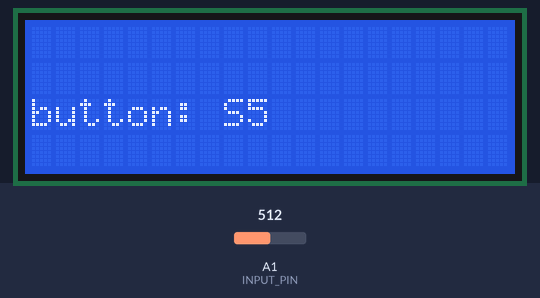
Bench run of a sketch on a simulated Arduino Uno, built with avr-gcc and run on an emulated ATmega328P. Parts: 20×4 character LCD. Inputs (shaded band) come from the test bench; at power-on: A1 (INPUT_PIN) = 512.

Above: at 1.2 s.
1.3 s: A1 (INPUT_PIN) set to 593
2.8 s: A1 (INPUT_PIN) set to 608
At 4.1 s:
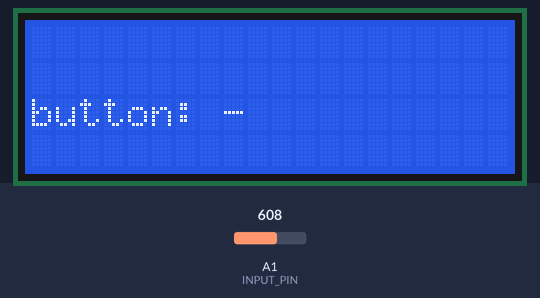
4.4 s: A1 (INPUT_PIN) set to 590
At 5.1 s:
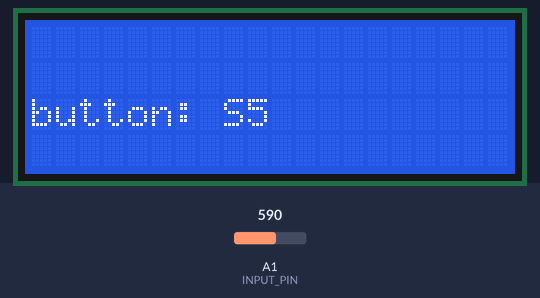
6.0 s: A1 (INPUT_PIN) set to 610
At 7.1 s:
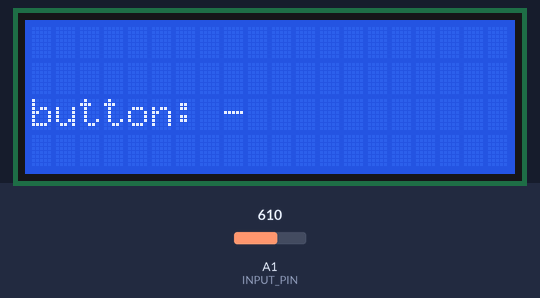
Timing chart, 0 to 8.6 s (numbered marks = the images above; inputs shaded):
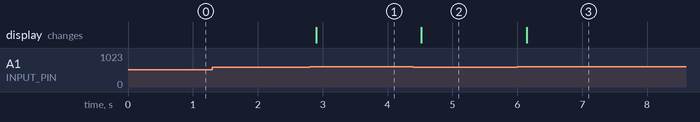

The sketch:

ex01-A5.ino
```cpp
#include <LiquidCrystal.h>

// LCD Connection
#define R_S 8
#define E   9
#define DB4 10
#define DB5 11
#define DB6 12
#define DB7 13

#define NUM_CHAR 20
#define NUM_LINES 4

#define INPUT_PIN A1

// LCD initialisieren
LiquidCrystal lcd(R_S, E, DB4, DB5, DB6, DB7);

// Merken, was zuletzt angezeigt wurde
String lastButton = "";

void setup() {
  lcd.begin(NUM_CHAR, NUM_LINES);
}

void loop() {
  int a1_value = analogRead(INPUT_PIN);
  String currentButton;

  if (a1_value >= 0 && a1_value <= 100) {
    currentButton = "S1";
  } else if (a1_value >= 101 && a1_value <= 200) {
    currentButton = "S2";
  } else if (a1_value >= 300 && a1_value <= 400) {
    currentButton = "S3";
  } else if (a1_value >= 401 && a1_value <= 500) {
    currentButton = "S4";
  } else if (a1_value >= 501 && a1_value <= 600) {
    currentButton = "S5";
  } else {
    currentButton = "-";
  }

  // Nur neu anzeigen, wenn sich der Status ändert
  if (currentButton != lastButton) {
    lcd.setCursor(0, 2);
    lcd.print("button: " + currentButton + "       ");
  }

  delay(200);
}
```

Measured:
- the behaviour switches between 600 and 601 on A1 (INPUT_PIN) (found by bisection; images 0 and 1)
- after the input at 1.3 s, every drawn part: stays the same
- after the input at 2.8 s, the display: changes after 0.10 s (image 1)
- after the input at 4.4 s, the display: changes after 0.12 s (image 2)
- after the input at 6.0 s, the display: changes after 0.14 s (image 3)
